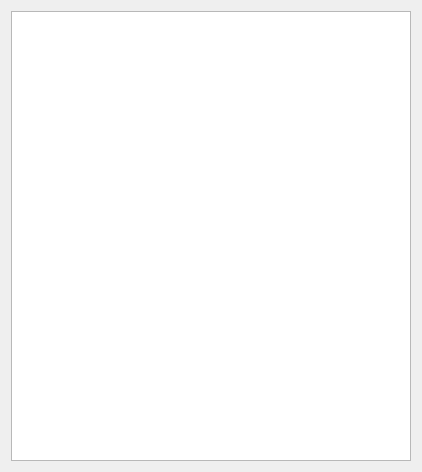
<?xml version="1.0" encoding="UTF-8"?>
<ui version="4.0">
 <class>SelectDialog</class>
 <widget class="QDialog" name="SelectDialog">
  <property name="geometry">
   <rect>
    <x>0</x>
    <y>0</y>
    <width>414</width>
    <height>464</height>
   </rect>
  </property>
  <property name="windowTitle">
   <string notr="true">Dialog</string>
  </property>
  <layout class="QVBoxLayout" name="verticalLayout">
   <property name="sizeConstraint">
    <enum>QLayout::SetFixedSize</enum>
   </property>
   <item>
    <widget class="QListView" name="items">
     <property name="minimumSize">
      <size>
       <width>400</width>
       <height>450</height>
      </size>
     </property>
    </widget>
   </item>
  </layout>
 </widget>
 <resources/>
 <connections/>
</ui>
